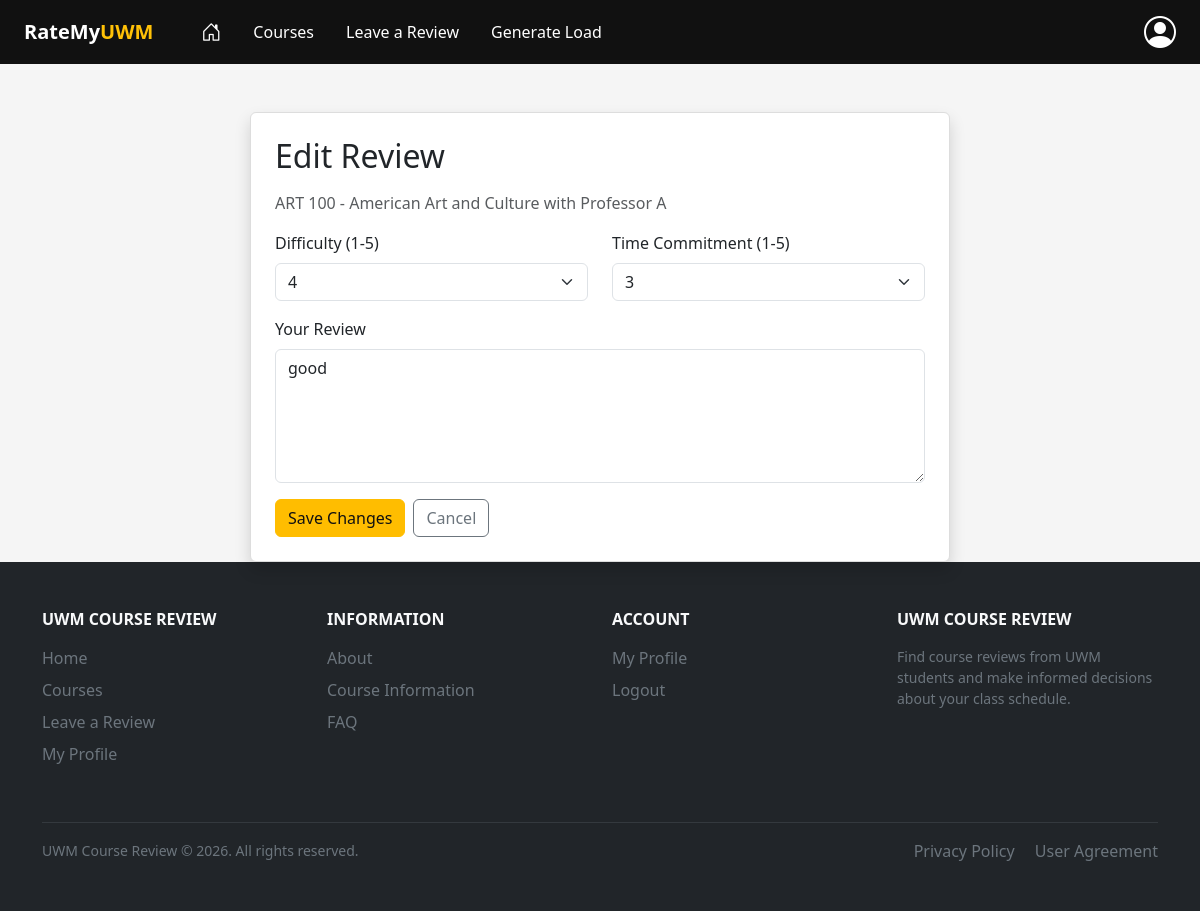
Page /reviews/3758/edit/ (signed in) on the committed database.
### main/models.py (models this page shows)
class Review(models.Model):
    review_tags = models.ManyToManyField(
        ReviewTag,
        blank=True,
        related_name='reviews'
    )
    review_user = models.ForeignKey("User",on_delete=models.CASCADE)
    review_course = models.ForeignKey(Course, on_delete=models.SET_NULL, null=True)
    review_professor = models.ForeignKey(Professor, on_delete=models.SET_NULL, null=True)
    difficulty_score = models.IntegerField(
        validators=[MinValueValidator(1), MaxValueValidator(5)]
    )
    time_score = models.IntegerField(
        validators=[MinValueValidator(1), MaxValueValidator(5)]
    )
    review_text = models.TextField()
    review_date = models.DateField(auto_now_add=True)
    review_upvotes = models.ManyToManyField(
        "User",
        blank=True,
        related_name="upvoted_reviews"
    )

class Course(models.Model):
    course_name = models.CharField(max_length=100, unique=False)
    course_code = models.CharField(max_length=100, unique=True)
    major = models.CharField(max_length=100, blank=True, null=True)
    course_credits = models.IntegerField()
    course_professors = models.ManyToManyField(Professor)
    course_details = models.TextField(blank=True)
    def __str__(self):
        return self.course_code + " - " + self.course_name

class Professor(models.Model):
    professor_name = models.CharField(max_length=100, unique=True)
    def __str__(self):
        return self.professor_name

### main/views.py (the view, shortened to what this page needs)
# urls.py: path('reviews/<int:review_id>/edit/', views.edit_review, name='edit_review'),
@login_required
@require_http_methods(["GET", "POST"])
def edit_review(request, review_id):
    review = get_object_or_404(Review, pk=review_id, review_user=request.user)
    error = None
    difficulty_value = review.difficulty_score
    time_value = review.time_score
    review_text_value = review.review_text
    return render(request, 'edit_review.html', {
        'review': review,
        'error': error,
        'difficulty_options': [
            (score, str(score) == str(difficulty_value))
            for score in range(1, 6)
        ],
        'time_options': [
            (score, str(score) == str(time_value))
            for score in range(1, 6)
        ],
        'review_text_value': review_text_value,
    })

### templates/edit_review.html (shortened to what this page needs)
{% extends "base.html" %}
{% block content %}
<div class="container mt-5">
    <div class="card shadow p-4 mx-auto" style="max-width: 700px;">
        <h1 class="h2 mb-3">Edit Review</h1>
        <p class="text-muted">
            {{ review.review_course }}{% if review.review_professor %} with {{ review.review_professor }}{% endif %}
        </p>
        <form method="POST">
            <div class="row mb-3">
                <div class="col">
                    <label for="difficulty_score" class="form-label">Difficulty (1-5)</label>
                    <select class="form-select" id="difficulty_score" name="difficulty_score" required>
                        {% for score, selected in difficulty_options %}
                            <option value="{{ score }}"{% if selected %} selected{% endif %}>{{ score }}</option>
                        {% endfor %}
                    </select>
                </div>
                <div class="col">
                    <label for="time_score" class="form-label">Time Commitment (1-5)</label>
                    <select class="form-select" id="time_score" name="time_score" required>
                        {% for score, selected in time_options %}
                            <option value="{{ score }}"{% if selected %} selected{% endif %}>{{ score }}</option>
                        {% endfor %}
                    </select>
                </div>
            </div>
            <div class="mb-3">
                <label for="review_text" class="form-label">Your Review</label>
                <textarea
                    class="form-control"
                    id="review_text"
                    name="review_text"
                    rows="5"
                    required
                >{{ review_text_value }}</textarea>
            </div>
            <div class="d-flex gap-2">
                <button type="submit" class="btn btn-primary">Save Changes</button>
                <a href="{% url 'my_profile' %}" class="btn btn-outline-secondary">Cancel</a>
            </div>
        </form>
    </div>
</div>
{% endblock %}

### static/css/style.css (style rules this page uses)
:root { --uwm-gold: #FFBD00; --uwm-black: #111111; --uwm-light: #F5F5F5; }
body { background-color: var(--uwm-light); color: var(--uwm-black); }
.btn-primary { background-color: var(--uwm-gold); border-color: var(--uwm-gold); color: var(--uwm-black); }
.card { border-color: #DDDDDD; }

### rows in the picture
Review: review_course "ART 100 - American Art and Culture", review_professor "Professor A", review_text "good"

### other values in the picture
form field difficulty_score "4"
form field time_score "3"
